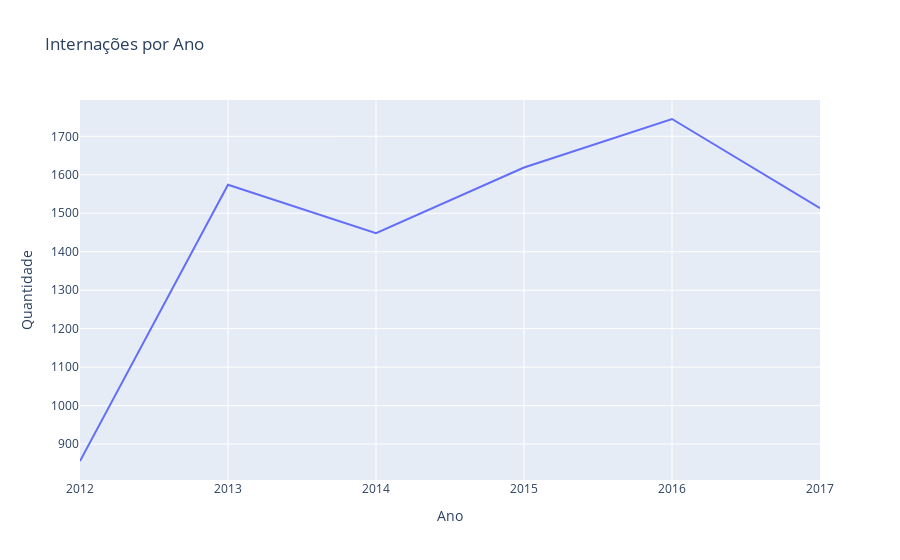

Notebook code cell kept with this figure:
### Markdown cell above
Visualizar a relação entre internações e o tempo para identificar possíveis associações e sazonalidades.

Análise para os próximos dois gráficos: 
Por se tratar de uma janela curta de tempo com bastante variação, isso nos impede de determinar se houve uma crescente ou não nas internações com o passar do tempo. É necessário fazer uma ressalva quanto ao ano de 2012, pois foi o ano que se iniciou os registros, que não foram coletados desde janeiro, portanto será naturalmente menor que os outros anos.

### Code cell
px.line(ano_internacao, x='Ano', y = 'Quantidade', title='Internações por Ano')

### Figure 1 — Plotly figure (JSON) as saved in the notebook; plotly's stock layout.template omitted (floating-point values rounded to 4 significant figures)
{"data": [{"hovertemplate": "Ano=%{x}<br>Quantidade=%{y}<extra></extra>", "legendgroup": "", "line": {"color": "#636efa", "dash": "solid"}, "marker": {"symbol": "circle"}, "mode": "lines", "name": "", "orientation": "v", "showlegend": false, "type": "scatter", "x": [2012, 2013, 2014, 2015, 2016, 2017], "xaxis": "x", "y": [856, 1574, 1448, 1619, 1745, 1513], "yaxis": "y"}], "layout": {"legend": {"tracegroupgap": 0}, "title": {"text": "Internações por Ano"}, "xaxis": {"anchor": "y", "domain": [0, 1], "title": {"text": "Ano"}}, "yaxis": {"anchor": "x", "domain": [0, 1], "title": {"text": "Quantidade"}}}}
